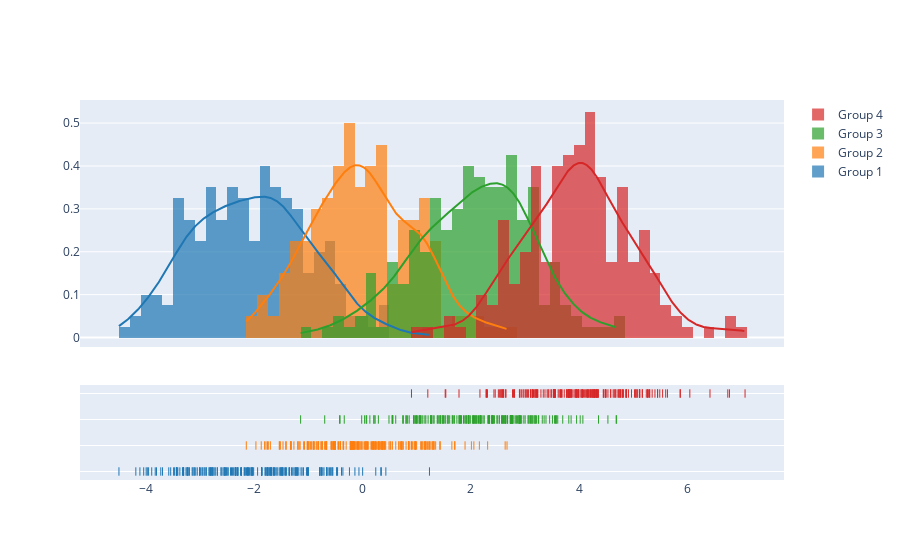

Source (notebook cell):
### Code cell
import plotly.figure_factory as ff

# Add histogram data
x1 = np.random.randn(200) - 2
x2 = np.random.randn(200)
x3 = np.random.randn(200) + 2
x4 = np.random.randn(200) + 4

# Group data together
hist_data = [x1, x2, x3, x4]

group_labels = ['Group 1', 'Group 2', 'Group 3', 'Group 4']

# Create distplot with custom bin_size
fig = ff.create_distplot(hist_data, group_labels, bin_size=.2)
fig.show()

### Figure 1 — Plotly figure (JSON) as saved in the notebook; plotly's stock layout.template omitted (floating-point values rounded to 4 significant figures; data arrays with more than 128 entries replaced by an {"elided": "..."} marker saying what was removed)
{"data": [{"autobinx": false, "histnorm": "probability density", "legendgroup": "Group 1", "marker": {"color": "rgb(31, 119, 180)"}, "name": "Group 1", "opacity": 0.7, "type": "histogram", "x": {"elided": "200 float values"}, "xaxis": "x", "xbins": {"end": 1.235, "size": 0.2, "start": -4.504}, "yaxis": "y"}, {"autobinx": false, "histnorm": "probability density", "legendgroup": "Group 2", "marker": {"color": "rgb(255, 127, 14)"}, "name": "Group 2", "opacity": 0.7, "type": "histogram", "x": {"elided": "200 float values"}, "xaxis": "x", "xbins": {"end": 2.668, "size": 0.2, "start": -2.151}, "yaxis": "y"}, {"autobinx": false, "histnorm": "probability density", "legendgroup": "Group 3", "marker": {"color": "rgb(44, 160, 44)"}, "name": "Group 3", "opacity": 0.7, "type": "histogram", "x": {"elided": "200 float values"}, "xaxis": "x", "xbins": {"end": 4.693, "size": 0.2, "start": -1.147}, "yaxis": "y"}, {"autobinx": false, "histnorm": "probability density", "legendgroup": "Group 4", "marker": {"color": "rgb(214, 39, 40)"}, "name": "Group 4", "opacity": 0.7, "type": "histogram", "x": {"elided": "200 float values"}, "xaxis": "x", "xbins": {"end": 7.067, "size": 0.2, "start": 0.9017}, "yaxis": "y"}, {"legendgroup": "Group 1", "marker": {"color": "rgb(31, 119, 180)"}, "mode": "lines", "name": "Group 1", "showlegend": false, "type": "scatter", "x": {"elided": "500 float values"}, "xaxis": "x", "y": {"elided": "500 float values"}, "yaxis": "y"}, {"legendgroup": "Group 2", "marker": {"color": "rgb(255, 127, 14)"}, "mode": "lines", "name": "Group 2", "showlegend": false, "type": "scatter", "x": {"elided": "500 float values"}, "xaxis": "x", "y": {"elided": "500 float values"}, "yaxis": "y"}, {"legendgroup": "Group 3", "marker": {"color": "rgb(44, 160, 44)"}, "mode": "lines", "name": "Group 3", "showlegend": false, "type": "scatter", "x": {"elided": "500 float values"}, "xaxis": "x", "y": {"elided": "500 float values"}, "yaxis": "y"}, {"legendgroup": "Group 4", "marker": {"color": "rgb(214, 39, 40)"}, "mode": "lines", "name": "Group 4", "showlegend": false, "type": "scatter", "x": {"elided": "500 float values"}, "xaxis": "x", "y": {"elided": "500 float values"}, "yaxis": "y"}, {"legendgroup": "Group 1", "marker": {"color": "rgb(31, 119, 180)", "symbol": "line-ns-open"}, "mode": "markers", "name": "Group 1", "showlegend": false, "type": "scatter", "x": {"elided": "200 float values"}, "xaxis": "x", "y": {"elided": "200 str values"}, "yaxis": "y2"}, {"legendgroup": "Group 2", "marker": {"color": "rgb(255, 127, 14)", "symbol": "line-ns-open"}, "mode": "markers", "name": "Group 2", "showlegend": false, "type": "scatter", "x": {"elided": "200 float values"}, "xaxis": "x", "y": {"elided": "200 str values"}, "yaxis": "y2"}, {"legendgroup": "Group 3", "marker": {"color": "rgb(44, 160, 44)", "symbol": "line-ns-open"}, "mode": "markers", "name": "Group 3", "showlegend": false, "type": "scatter", "x": {"elided": "200 float values"}, "xaxis": "x", "y": {"elided": "200 str values"}, "yaxis": "y2"}, {"legendgroup": "Group 4", "marker": {"color": "rgb(214, 39, 40)", "symbol": "line-ns-open"}, "mode": "markers", "name": "Group 4", "showlegend": false, "type": "scatter", "x": {"elided": "200 float values"}, "xaxis": "x", "y": {"elided": "200 str values"}, "yaxis": "y2"}], "layout": {"barmode": "overlay", "hovermode": "closest", "legend": {"traceorder": "reversed"}, "xaxis": {"anchor": "y2", "domain": [0.0, 1.0], "zeroline": false}, "yaxis": {"anchor": "free", "domain": [0.35, 1], "position": 0.0}, "yaxis2": {"anchor": "x", "domain": [0, 0.25], "dtick": 1, "showticklabels": false}}}
